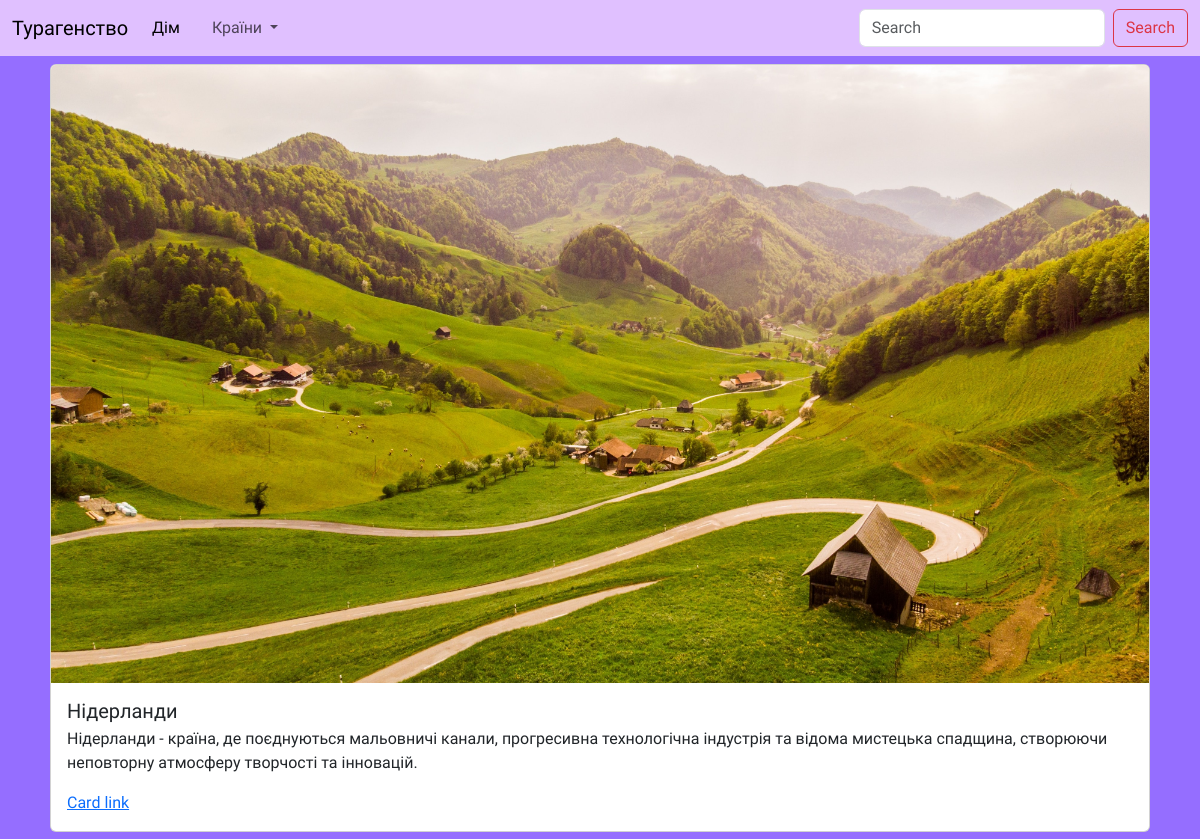
Page /post/13 on the committed database.
### tables this page shows
CREATE TABLE "posts" (
	"id"	INTEGER,
	"category_id"	INTEGER,
	"author_id"	TEXT,
	"title"	TEXT NOT NULL,
	"text"	TEXT,
	"image"	TEXT,
	PRIMARY KEY("id" AUTOINCREMENT),
	FOREIGN KEY("category_id") REFERENCES "category"("id"),
	FOREIGN KEY("author_id") REFERENCES "users"("id")
);

### app.py (the view)
@app.route("/post/<post_id>")
def post(post_id):
    post = get_post(post_id)
    category_list = get_categorys()
    return render_template("post.html",category_list = get_categorys(), post=post)

### sql_queries.py (called while the page is built)
def open():
    global conn, cursor
    conn = sqlite3.connect("travel.db")
    cursor = conn.cursor()

def close():
    cursor.close()
    conn.close()

def get_post(post_id):
    open()
    cursor.execute('''SELECT * from posts WHERE id == (?)''', [post_id])
    post = cursor.fetchone()
    conn.commit()
    close()
    return post

def get_categorys():
    open()
    cursor.execute('''SELECT * from category''')
    data = cursor.fetchall()
    conn.commit()
    close()
    return data

### templates/post.html (shortened to what this page needs)
{% extends 'base.html' %}
{% block main %}
<main class="container">
    <div class="card m-2">
        <img src="{{ url_for('static', filename='img/' + post[5]) }}" class="card-img-top" alt="...">
        <div class="card-body">
          <h5 class="card-title">{{post[3]}}</h5>
          <p class="card-text">{{post[4]}}</p>
          <a href="#" class="card-link">Card link</a>
        </div>
</main>
{% endblock main %}

### static/style.css (style rules this page uses)
body { font-family: 'Comfortaa', cursive; background-color:rgb(149, 110, 255); }

### rows in the picture
posts: image (picture), title "Нідерланди", text "Нідерланди - країна, де поєднуються мальовничі канали, прогресивна технологічна індустрія та відома мистецька спадщина, створюючи неповторну атмосферу творчості та інновацій."
